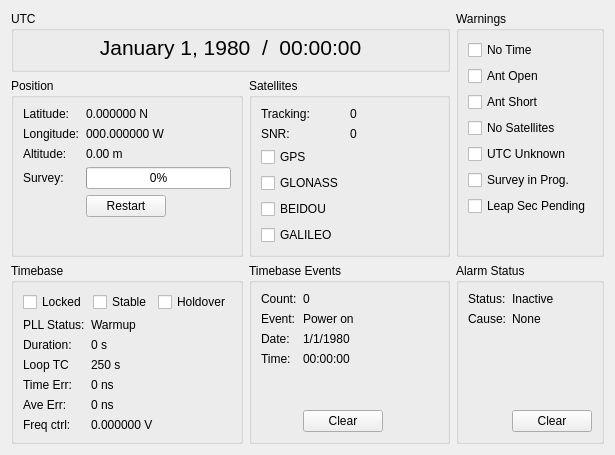
<?xml version="1.0" encoding="UTF-8"?>
<ui version="4.0">
 <class>Form</class>
 <widget class="QWidget" name="Form">
  <property name="geometry">
   <rect>
    <x>0</x>
    <y>0</y>
    <width>559</width>
    <height>410</height>
   </rect>
  </property>
  <property name="windowTitle">
   <string>Form</string>
  </property>
  <layout class="QGridLayout" name="gridLayout" rowstretch="0,1,0" columnstretch="0,1,0">
   <item row="0" column="0" colspan="2">
    <widget class="QGroupBox" name="gbUTC">
     <property name="title">
      <string>UTC</string>
     </property>
     <layout class="QVBoxLayout" name="verticalLayout_2">
      <property name="topMargin">
       <number>4</number>
      </property>
      <item>
       <widget class="QLabel" name="labelUTC">
        <property name="font">
         <font>
          <pointsize>16</pointsize>
         </font>
        </property>
        <property name="text">
         <string>January 1, 1980  /  00:00:00</string>
        </property>
        <property name="alignment">
         <set>Qt::AlignCenter</set>
        </property>
       </widget>
      </item>
     </layout>
    </widget>
   </item>
   <item row="0" column="2" rowspan="2">
    <widget class="QGroupBox" name="gbWarnings">
     <property name="title">
      <string>Warnings</string>
     </property>
     <layout class="QVBoxLayout" name="verticalLayout_3">
      <item>
       <widget class="StatusCheckBox" name="notime_led">
        <property name="text">
         <string>No Time</string>
        </property>
        <property name="checkable">
         <bool>true</bool>
        </property>
       </widget>
      </item>
      <item>
       <widget class="StatusCheckBox" name="antopen_led">
        <property name="text">
         <string>Ant Open</string>
        </property>
        <property name="checkable">
         <bool>true</bool>
        </property>
       </widget>
      </item>
      <item>
       <widget class="StatusCheckBox" name="antshort_led">
        <property name="text">
         <string>Ant Short</string>
        </property>
        <property name="checkable">
         <bool>true</bool>
        </property>
       </widget>
      </item>
      <item>
       <widget class="StatusCheckBox" name="nosat_led">
        <property name="text">
         <string>No Satellites</string>
        </property>
        <property name="checkable">
         <bool>true</bool>
        </property>
       </widget>
      </item>
      <item>
       <widget class="StatusCheckBox" name="utc_led">
        <property name="text">
         <string>UTC Unknown</string>
        </property>
        <property name="checkable">
         <bool>true</bool>
        </property>
       </widget>
      </item>
      <item>
       <widget class="StatusCheckBox" name="survey_led">
        <property name="text">
         <string>Survey in Prog.</string>
        </property>
        <property name="checkable">
         <bool>true</bool>
        </property>
       </widget>
      </item>
      <item>
       <widget class="StatusCheckBox" name="leapsec_led">
        <property name="text">
         <string>Leap Sec Pending</string>
        </property>
        <property name="checkable">
         <bool>true</bool>
        </property>
       </widget>
      </item>
      <item>
       <spacer name="verticalSpacer_2">
        <property name="orientation">
         <enum>Qt::Vertical</enum>
        </property>
        <property name="sizeHint" stdset="0">
         <size>
          <width>20</width>
          <height>40</height>
         </size>
        </property>
       </spacer>
      </item>
     </layout>
    </widget>
   </item>
   <item row="1" column="0">
    <widget class="QGroupBox" name="gbPosition">
     <property name="title">
      <string>Position</string>
     </property>
     <layout class="QFormLayout" name="formLayout_2">
      <property name="fieldGrowthPolicy">
       <enum>QFormLayout::ExpandingFieldsGrow</enum>
      </property>
      <item row="0" column="0">
       <widget class="QLabel" name="label">
        <property name="text">
         <string>Latitude:</string>
        </property>
       </widget>
      </item>
      <item row="0" column="1">
       <widget class="QLabel" name="latitude_label">
        <property name="text">
         <string>0.000000 N</string>
        </property>
       </widget>
      </item>
      <item row="1" column="0">
       <widget class="QLabel" name="label_2">
        <property name="text">
         <string>Longitude:</string>
        </property>
       </widget>
      </item>
      <item row="1" column="1">
       <widget class="QLabel" name="longitude_label">
        <property name="text">
         <string>000.000000 W</string>
        </property>
       </widget>
      </item>
      <item row="2" column="0">
       <widget class="QLabel" name="label_3">
        <property name="text">
         <string>Altitude:</string>
        </property>
       </widget>
      </item>
      <item row="2" column="1">
       <widget class="QLabel" name="altitude_label">
        <property name="text">
         <string>0.00 m</string>
        </property>
       </widget>
      </item>
      <item row="3" column="0">
       <widget class="QLabel" name="label_4">
        <property name="text">
         <string>Survey:</string>
        </property>
       </widget>
      </item>
      <item row="3" column="1">
       <widget class="QProgressBar" name="survey_progress">
        <property name="value">
         <number>0</number>
        </property>
        <property name="textVisible">
         <bool>true</bool>
        </property>
       </widget>
      </item>
      <item row="4" column="1">
       <widget class="QPushButton" name="restart_btn">
        <property name="text">
         <string>Restart</string>
        </property>
       </widget>
      </item>
     </layout>
    </widget>
   </item>
   <item row="1" column="1">
    <widget class="QGroupBox" name="gbSatellites">
     <property name="title">
      <string>Satellites</string>
     </property>
     <layout class="QHBoxLayout" name="horizontalLayout_3">
      <item>
       <layout class="QFormLayout" name="formLayout_3">
        <item row="0" column="0">
         <widget class="QLabel" name="label_5">
          <property name="text">
           <string>Tracking:</string>
          </property>
         </widget>
        </item>
        <item row="0" column="1">
         <widget class="QLabel" name="tracking_label">
          <property name="text">
           <string>0</string>
          </property>
         </widget>
        </item>
        <item row="1" column="0">
         <widget class="QLabel" name="label_6">
          <property name="text">
           <string>SNR:</string>
          </property>
         </widget>
        </item>
        <item row="1" column="1">
         <widget class="QLabel" name="snr_label">
          <property name="text">
           <string>0</string>
          </property>
         </widget>
        </item>
        <item row="2" column="0">
         <widget class="StatusCheckBox" name="legend_gps">
          <property name="text">
           <string>GPS</string>
          </property>
         </widget>
        </item>
        <item row="3" column="0">
         <widget class="StatusCheckBox" name="legend_glonass">
          <property name="text">
           <string>GLONASS</string>
          </property>
         </widget>
        </item>
        <item row="5" column="0">
         <widget class="StatusCheckBox" name="legend_galileo">
          <property name="text">
           <string>GALILEO</string>
          </property>
         </widget>
        </item>
        <item row="4" column="0">
         <widget class="StatusCheckBox" name="legend_beidou">
          <property name="text">
           <string>BEIDOU</string>
          </property>
         </widget>
        </item>
       </layout>
      </item>
      <item>
       <widget class="SatellitesWidget" name="satellites_widget" native="true">
        <property name="sizePolicy">
         <sizepolicy hsizetype="Preferred" vsizetype="Preferred">
          <horstretch>2</horstretch>
          <verstretch>0</verstretch>
         </sizepolicy>
        </property>
        <property name="minimumSize">
         <size>
          <width>75</width>
          <height>75</height>
         </size>
        </property>
       </widget>
      </item>
     </layout>
    </widget>
   </item>
   <item row="2" column="0">
    <widget class="QGroupBox" name="gbTimebase">
     <property name="title">
      <string>Timebase</string>
     </property>
     <layout class="QVBoxLayout" name="verticalLayout_4">
      <item>
       <layout class="QHBoxLayout" name="horizontalLayout_4">
        <item>
         <widget class="StatusCheckBox" name="locked_led">
          <property name="text">
           <string>Locked</string>
          </property>
         </widget>
        </item>
        <item>
         <widget class="StatusCheckBox" name="stable_led">
          <property name="text">
           <string>Stable</string>
          </property>
         </widget>
        </item>
        <item>
         <widget class="StatusCheckBox" name="holdover_led">
          <property name="text">
           <string>Holdover</string>
          </property>
         </widget>
        </item>
       </layout>
      </item>
      <item>
       <layout class="QFormLayout" name="formLayout">
        <item row="0" column="0">
         <widget class="QLabel" name="label_7">
          <property name="text">
           <string>PLL Status:</string>
          </property>
         </widget>
        </item>
        <item row="0" column="1">
         <widget class="QLabel" name="pllstatus_label">
          <property name="text">
           <string>Warmup</string>
          </property>
         </widget>
        </item>
        <item row="1" column="0">
         <widget class="QLabel" name="label_8">
          <property name="text">
           <string>Duration:</string>
          </property>
         </widget>
        </item>
        <item row="1" column="1">
         <widget class="QLabel" name="duration_label">
          <property name="text">
           <string>0 s</string>
          </property>
         </widget>
        </item>
        <item row="3" column="0">
         <widget class="QLabel" name="label_10">
          <property name="text">
           <string>Time Err:</string>
          </property>
         </widget>
        </item>
        <item row="3" column="1">
         <widget class="QLabel" name="timeerr_label">
          <property name="text">
           <string>0 ns</string>
          </property>
         </widget>
        </item>
        <item row="4" column="0">
         <widget class="QLabel" name="label_9">
          <property name="text">
           <string>Ave Err:</string>
          </property>
         </widget>
        </item>
        <item row="4" column="1">
         <widget class="QLabel" name="aveerr_label">
          <property name="text">
           <string>0 ns</string>
          </property>
         </widget>
        </item>
        <item row="5" column="0">
         <widget class="QLabel" name="label_11">
          <property name="text">
           <string>Freq ctrl:</string>
          </property>
         </widget>
        </item>
        <item row="5" column="1">
         <widget class="QLabel" name="freqcontrol_label">
          <property name="text">
           <string>0.000000 V</string>
          </property>
         </widget>
        </item>
        <item row="2" column="0">
         <widget class="QLabel" name="label_12">
          <property name="text">
           <string>Loop TC</string>
          </property>
         </widget>
        </item>
        <item row="2" column="1">
         <widget class="QLabel" name="looptc_label">
          <property name="text">
           <string>250 s</string>
          </property>
         </widget>
        </item>
       </layout>
      </item>
     </layout>
    </widget>
   </item>
   <item row="2" column="1">
    <widget class="QGroupBox" name="gbEvents">
     <property name="title">
      <string>Timebase Events</string>
     </property>
     <layout class="QFormLayout" name="formLayout_4">
      <property name="fieldGrowthPolicy">
       <enum>QFormLayout::ExpandingFieldsGrow</enum>
      </property>
      <item row="0" column="0">
       <widget class="QLabel" name="label_13">
        <property name="text">
         <string>Count:</string>
        </property>
       </widget>
      </item>
      <item row="0" column="1">
       <widget class="QLabel" name="event_count_label">
        <property name="text">
         <string>0</string>
        </property>
       </widget>
      </item>
      <item row="1" column="0">
       <widget class="QLabel" name="label_14">
        <property name="text">
         <string>Event:</string>
        </property>
       </widget>
      </item>
      <item row="1" column="1">
       <widget class="QLabel" name="event_desc_label">
        <property name="text">
         <string>Power on</string>
        </property>
       </widget>
      </item>
      <item row="2" column="0">
       <widget class="QLabel" name="label_15">
        <property name="text">
         <string>Date:</string>
        </property>
       </widget>
      </item>
      <item row="2" column="1">
       <widget class="QLabel" name="event_date_label">
        <property name="text">
         <string>1/1/1980</string>
        </property>
       </widget>
      </item>
      <item row="3" column="0">
       <widget class="QLabel" name="label_16">
        <property name="text">
         <string>Time:</string>
        </property>
       </widget>
      </item>
      <item row="3" column="1">
       <widget class="QLabel" name="event_time_label">
        <property name="text">
         <string>00:00:00</string>
        </property>
       </widget>
      </item>
      <item row="5" column="1">
       <widget class="QPushButton" name="event_clear_btn">
        <property name="text">
         <string>Clear</string>
        </property>
       </widget>
      </item>
      <item row="4" column="1">
       <spacer name="verticalSpacer">
        <property name="orientation">
         <enum>Qt::Vertical</enum>
        </property>
        <property name="sizeHint" stdset="0">
         <size>
          <width>20</width>
          <height>40</height>
         </size>
        </property>
       </spacer>
      </item>
     </layout>
    </widget>
   </item>
   <item row="2" column="2">
    <widget class="QGroupBox" name="gbAlarms">
     <property name="title">
      <string>Alarm Status</string>
     </property>
     <layout class="QFormLayout" name="formLayout_5">
      <property name="fieldGrowthPolicy">
       <enum>QFormLayout::ExpandingFieldsGrow</enum>
      </property>
      <property name="rowWrapPolicy">
       <enum>QFormLayout::DontWrapRows</enum>
      </property>
      <item row="0" column="0">
       <widget class="QLabel" name="label_17">
        <property name="text">
         <string>Status:</string>
        </property>
       </widget>
      </item>
      <item row="0" column="1">
       <widget class="QLabel" name="alarm_status_label">
        <property name="text">
         <string>Inactive</string>
        </property>
       </widget>
      </item>
      <item row="1" column="0">
       <widget class="QLabel" name="label_18">
        <property name="text">
         <string>Cause:</string>
        </property>
       </widget>
      </item>
      <item row="1" column="1">
       <widget class="QLabel" name="alarm_cause1_label">
        <property name="text">
         <string>None</string>
        </property>
       </widget>
      </item>
      <item row="4" column="1">
       <spacer name="verticalSpacer_3">
        <property name="orientation">
         <enum>Qt::Vertical</enum>
        </property>
        <property name="sizeHint" stdset="0">
         <size>
          <width>20</width>
          <height>40</height>
         </size>
        </property>
       </spacer>
      </item>
      <item row="5" column="1">
       <widget class="QPushButton" name="alarm_clear_btn">
        <property name="text">
         <string>Clear</string>
        </property>
       </widget>
      </item>
      <item row="2" column="1">
       <widget class="QLabel" name="alarm_cause2_label">
        <property name="text">
         <string/>
        </property>
       </widget>
      </item>
      <item row="3" column="1">
       <widget class="QLabel" name="alarm_cause3_label">
        <property name="text">
         <string/>
        </property>
       </widget>
      </item>
     </layout>
    </widget>
   </item>
  </layout>
 </widget>
 <customwidgets>
  <customwidget>
   <class>SatellitesWidget</class>
   <extends>QWidget</extends>
   <header>satellites_widget.h</header>
   <container>1</container>
  </customwidget>
  <customwidget>
   <class>StatusCheckBox</class>
   <extends>QCheckBox</extends>
   <header>status_checkbox.h</header>
  </customwidget>
 </customwidgets>
 <tabstops>
  <tabstop>restart_btn</tabstop>
  <tabstop>event_clear_btn</tabstop>
  <tabstop>alarm_clear_btn</tabstop>
  <tabstop>notime_led</tabstop>
  <tabstop>antopen_led</tabstop>
  <tabstop>antshort_led</tabstop>
  <tabstop>nosat_led</tabstop>
  <tabstop>utc_led</tabstop>
  <tabstop>survey_led</tabstop>
  <tabstop>leapsec_led</tabstop>
  <tabstop>legend_gps</tabstop>
  <tabstop>legend_glonass</tabstop>
  <tabstop>legend_galileo</tabstop>
  <tabstop>locked_led</tabstop>
  <tabstop>stable_led</tabstop>
  <tabstop>holdover_led</tabstop>
 </tabstops>
 <resources/>
 <connections/>
</ui>
